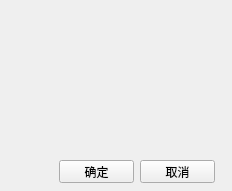
<?xml version="1.0" encoding="UTF-8"?>
<ui version="4.0">
 <class>Departmentadd</class>
 <widget class="QWidget" name="Departmentadd">
  <property name="geometry">
   <rect>
    <x>0</x>
    <y>0</y>
    <width>232</width>
    <height>191</height>
   </rect>
  </property>
  <property name="windowTitle">
   <string>增加</string>
  </property>
  <widget class="QWidget" name="layoutWidget">
   <property name="geometry">
    <rect>
     <x>10</x>
     <y>98</y>
     <width>201</width>
     <height>22</height>
    </rect>
   </property>
   <layout class="QHBoxLayout" name="horizontalLayout_4">
    <item>
     <widget class="QLabel" name="label_4">
      <property name="text">
       <string>全拼：  </string>
      </property>
     </widget>
    </item>
    <item>
     <widget class="QLineEdit" name="lineEdit_4"/>
    </item>
   </layout>
  </widget>
  <widget class="QPushButton" name="cancelButton">
   <property name="geometry">
    <rect>
     <x>140</x>
     <y>160</y>
     <width>75</width>
     <height>23</height>
    </rect>
   </property>
   <property name="text">
    <string>取消</string>
   </property>
  </widget>
  <widget class="QWidget" name="layoutWidget_2">
   <property name="geometry">
    <rect>
     <x>10</x>
     <y>42</y>
     <width>201</width>
     <height>22</height>
    </rect>
   </property>
   <layout class="QHBoxLayout" name="horizontalLayout_2">
    <item>
     <widget class="QLabel" name="label_2">
      <property name="text">
       <string>负责人：</string>
      </property>
     </widget>
    </item>
    <item>
     <widget class="QLineEdit" name="lineEdit_2"/>
    </item>
   </layout>
  </widget>
  <widget class="QWidget" name="layoutWidget_3">
   <property name="geometry">
    <rect>
     <x>10</x>
     <y>14</y>
     <width>201</width>
     <height>22</height>
    </rect>
   </property>
   <layout class="QHBoxLayout" name="horizontalLayout">
    <item>
     <widget class="QLabel" name="label">
      <property name="text">
       <string>名称：  </string>
      </property>
     </widget>
    </item>
    <item>
     <widget class="QLineEdit" name="lineEdit"/>
    </item>
   </layout>
  </widget>
  <widget class="QPushButton" name="okButton">
   <property name="geometry">
    <rect>
     <x>59</x>
     <y>160</y>
     <width>75</width>
     <height>23</height>
    </rect>
   </property>
   <property name="text">
    <string>确定</string>
   </property>
  </widget>
  <widget class="QWidget" name="layoutWidget_4">
   <property name="geometry">
    <rect>
     <x>10</x>
     <y>70</y>
     <width>201</width>
     <height>22</height>
    </rect>
   </property>
   <layout class="QHBoxLayout" name="horizontalLayout_3">
    <item>
     <widget class="QLabel" name="label_3">
      <property name="text">
       <string>简拼：  </string>
      </property>
     </widget>
    </item>
    <item>
     <widget class="QLineEdit" name="lineEdit_3"/>
    </item>
   </layout>
  </widget>
  <widget class="QWidget" name="layoutWidget_5">
   <property name="geometry">
    <rect>
     <x>10</x>
     <y>130</y>
     <width>201</width>
     <height>22</height>
    </rect>
   </property>
   <layout class="QHBoxLayout" name="horizontalLayout_5">
    <item>
     <widget class="QLabel" name="label_5">
      <property name="text">
       <string>编码：  </string>
      </property>
     </widget>
    </item>
    <item>
     <widget class="QLineEdit" name="lineEdit_5"/>
    </item>
   </layout>
  </widget>
 </widget>
 <layoutdefault spacing="6" margin="11"/>
 <resources/>
 <connections/>
</ui>
